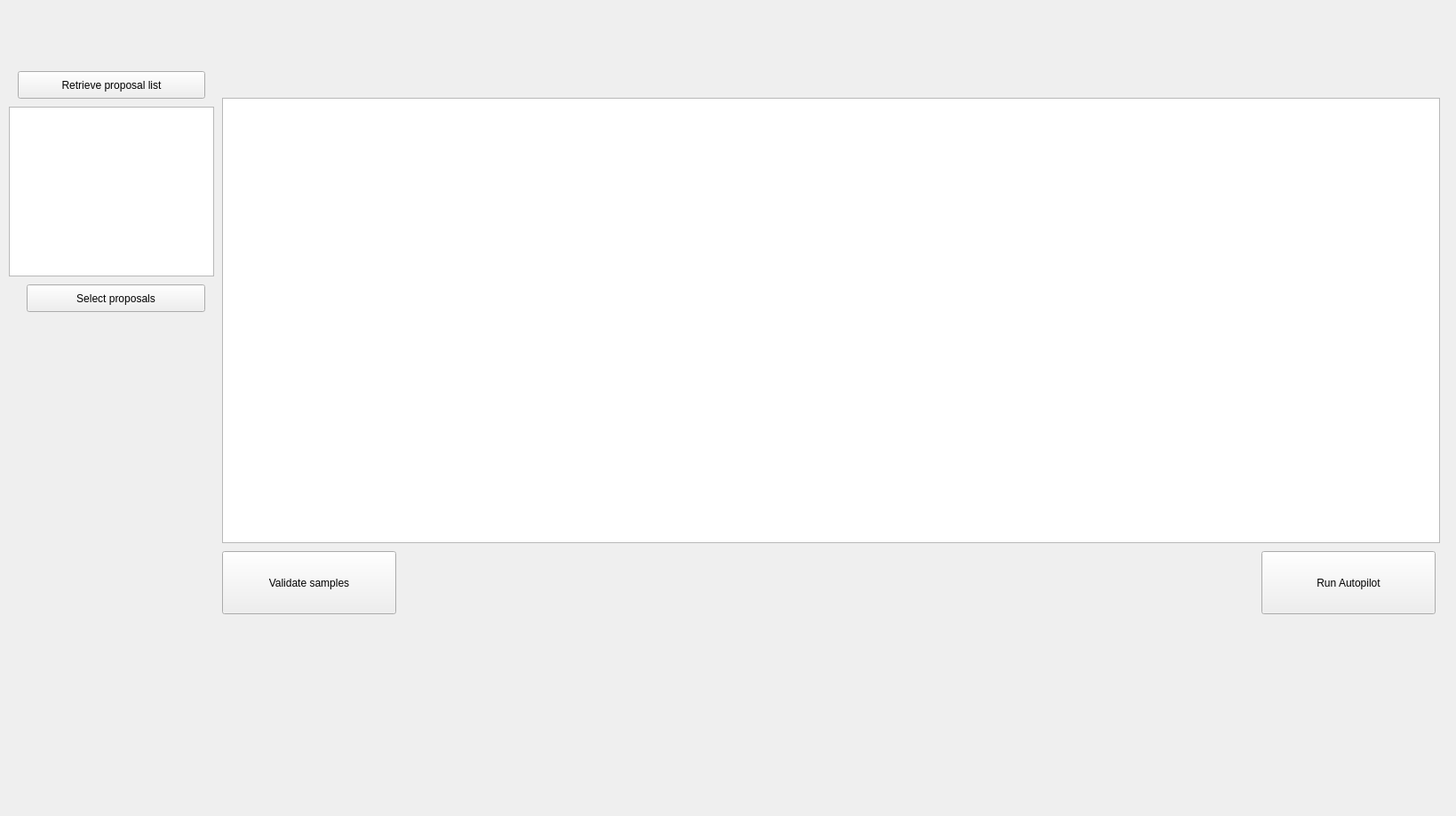
<?xml version="1.0" encoding="UTF-8"?>
<ui version="4.0">
 <class>Form</class>
 <widget class="QWidget" name="Form">
  <property name="geometry">
   <rect>
    <x>0</x>
    <y>0</y>
    <width>1639</width>
    <height>918</height>
   </rect>
  </property>
  <property name="windowTitle">
   <string>Form</string>
  </property>
  <widget class="QPushButton" name="push_run_autopilot">
   <property name="geometry">
    <rect>
     <x>1420</x>
     <y>620</y>
     <width>196</width>
     <height>71</height>
    </rect>
   </property>
   <property name="sizePolicy">
    <sizepolicy hsizetype="Maximum" vsizetype="Fixed">
     <horstretch>0</horstretch>
     <verstretch>0</verstretch>
    </sizepolicy>
   </property>
   <property name="text">
    <string>Run Autopilot</string>
   </property>
  </widget>
  <widget class="QTableWidget" name="tableWidget_sample_def">
   <property name="geometry">
    <rect>
     <x>250</x>
     <y>110</y>
     <width>1371</width>
     <height>501</height>
    </rect>
   </property>
  </widget>
  <widget class="QPushButton" name="push_proposal_list">
   <property name="geometry">
    <rect>
     <x>20</x>
     <y>80</y>
     <width>211</width>
     <height>31</height>
    </rect>
   </property>
   <property name="text">
    <string>Retrieve proposal list</string>
   </property>
  </widget>
  <widget class="QPushButton" name="push_select_proposals">
   <property name="geometry">
    <rect>
     <x>30</x>
     <y>320</y>
     <width>201</width>
     <height>31</height>
    </rect>
   </property>
   <property name="text">
    <string>Select proposals</string>
   </property>
  </widget>
  <widget class="QLabel" name="label_proposal_info">
   <property name="geometry">
    <rect>
     <x>20</x>
     <y>390</y>
     <width>161</width>
     <height>41</height>
    </rect>
   </property>
   <property name="text">
    <string/>
   </property>
  </widget>
  <widget class="QTableWidget" name="tableWidget_proposal">
   <property name="geometry">
    <rect>
     <x>10</x>
     <y>120</y>
     <width>231</width>
     <height>191</height>
    </rect>
   </property>
  </widget>
  <widget class="QPushButton" name="push_validate_samples">
   <property name="geometry">
    <rect>
     <x>250</x>
     <y>620</y>
     <width>196</width>
     <height>71</height>
    </rect>
   </property>
   <property name="sizePolicy">
    <sizepolicy hsizetype="Maximum" vsizetype="Fixed">
     <horstretch>0</horstretch>
     <verstretch>0</verstretch>
    </sizepolicy>
   </property>
   <property name="text">
    <string>Validate samples</string>
   </property>
  </widget>
 </widget>
 <resources/>
 <connections/>
</ui>
